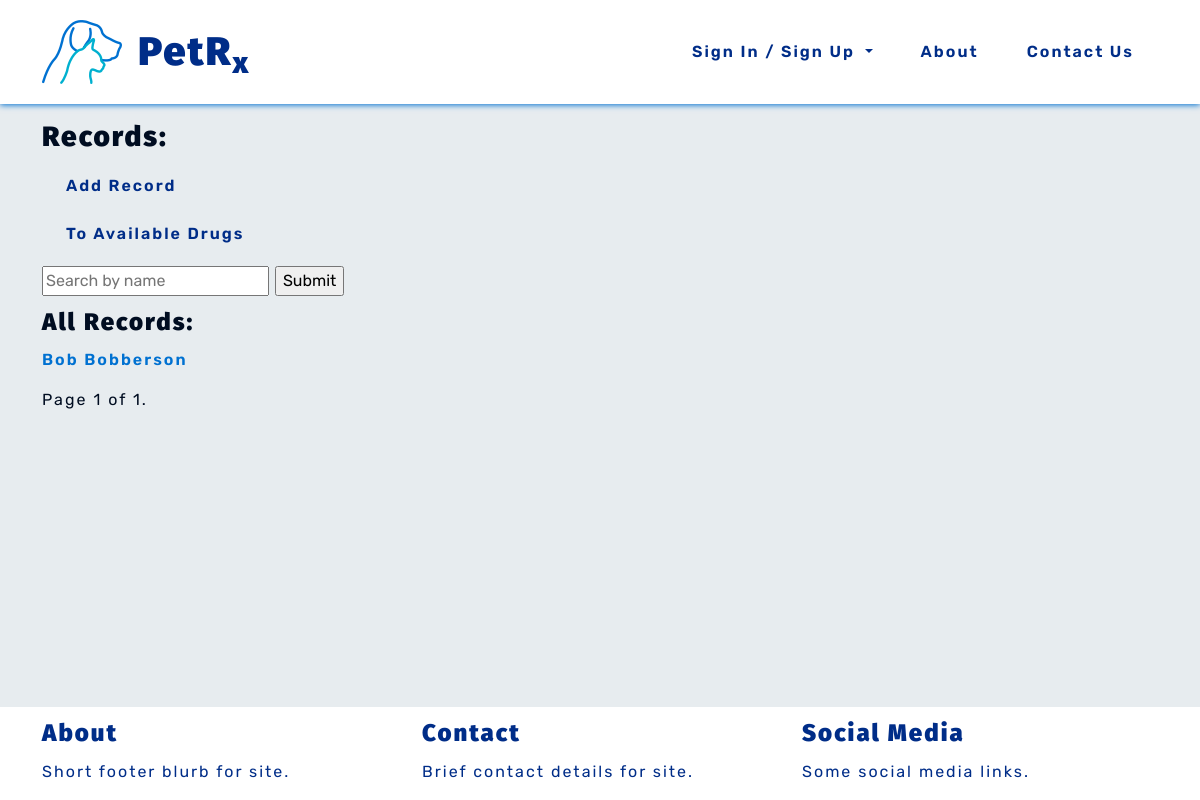
The page /records/records/ on the database as committed earlier.
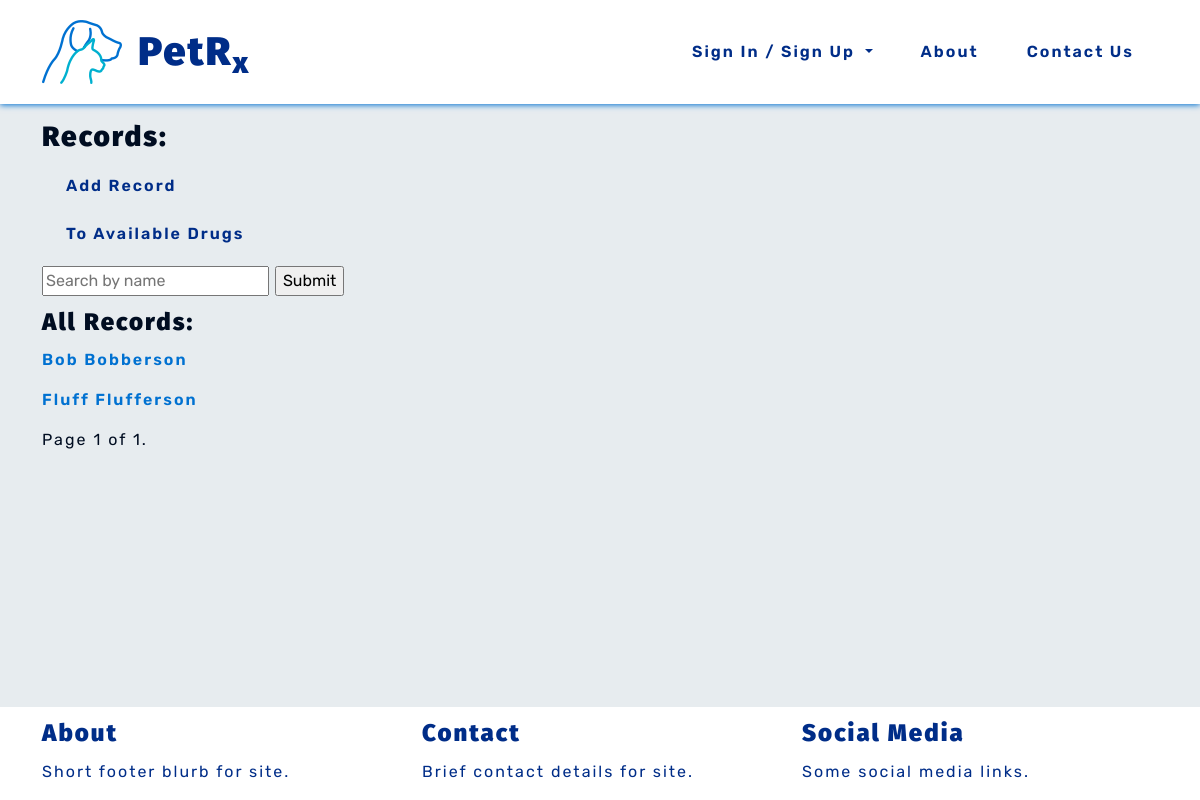
The same page on the database as committed later.
### records/models.py (models this page shows)
class Record(models.Model):
    name = models.CharField(max_length=50)
    surname = models.CharField(max_length=50)
    date_of_birth = models.DateField()
    species = models.CharField(choices=SPECIES, max_length=10)
    breed = models.CharField(max_length=50)
    sex = models.CharField(choices=SEX, max_length=10)
    weight = models.DecimalField(max_digits=5, decimal_places=2)
    note = models.CharField(max_length=300, blank=True)
    def __str__(self):
        return self.name + " " + self.surname
    class Meta:
        ordering = ['surname']
        unique_together = ['name', 'surname', 'date_of_birth', 'species', 'breed', 'sex']

### records/views.py (the view)
# urls.py: path('records/', include('records.urls'), name='records_urls'),
def records(request):
    record_list = Record.objects.all()
    paginator = Paginator(record_list, 10)
    page_number = request.GET.get('page')
    page_obj = paginator.get_page(page_number)
    context = {'page_obj': page_obj}
    return render(request, 'records/records.html', context)

### records/templates/records/records.html (shortened to what this page needs)
{% extends 'base.html' %}
{% block content %}
<section>
    <h3>Records:</h3>
    <a class="page-links" href="{% url 'records:add_animal' %}" aria-label="Add a record">Add Record</a>
    <a class="page-links" href="{% url 'prescriptions:drugs' %}" aria-label="Go to available drugs">To Available Drugs</a>
    <form method="GET" action="{% url 'records:record_search' %}">
        <input type="text" name="query" placeholder="Search by name" aria-label="Search">
        <input type="submit">
    </form>
</section>
<section>
    <h4>All Records:</h4>
    {% if page_obj %}
        {% for record in page_obj %}
        <p><a class="record-links"
            href="{% url 'records:animal_profile' animal_id=record.id %}" aria-label="Go to record">{{ record }}</a></p>
        {% endfor %}
    {% else %}
        <p>No records</p>
    {% endif %}
    <div class="pagination">
        <span class="step-links">
            <span class="current">
                Page {{ page_obj.number }} of {{ page_obj.paginator.num_pages }}.
            </span>
        </span>
    </div>
</section>
{% endblock %}

Rows that differ between the two databases and show on the page:
added Record: name+surname "Fluff Flufferson"
